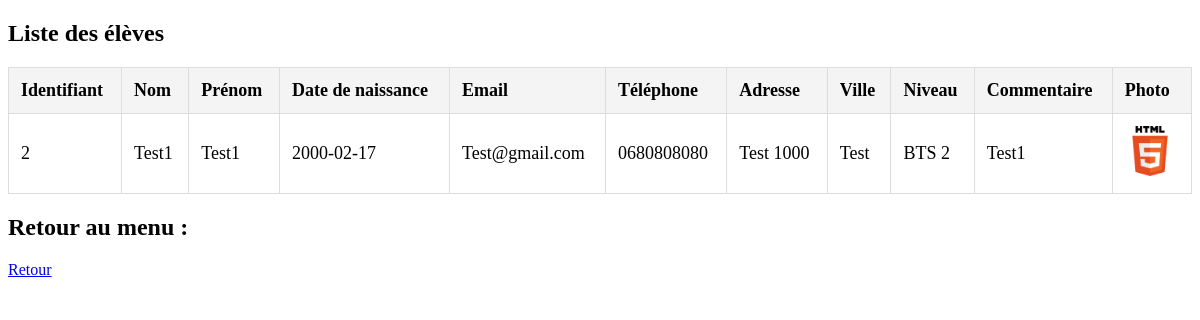
Page /Projet4PHP/affichage.php on the committed database.
### tables this page shows
CREATE TABLE IF NOT EXISTS `eleves` (
  `identifiant` int(11) NOT NULL AUTO_INCREMENT,
  `nom` varchar(50) NOT NULL,
  `prenom` varchar(50) NOT NULL,
  `date_naissance` date NOT NULL,
  `email` varchar(50) NOT NULL,
  `telephone` varchar(50) NOT NULL,
  `adresse` varchar(50) NOT NULL,
  `ville` varchar(50) NOT NULL,
  `niveau` varchar(50) NOT NULL,
  `commentaire` varchar(50) NOT NULL,
  `photo` varchar(100) NOT NULL,
  PRIMARY KEY (`identifiant`)
);

### Projet4PHP/affichage.php (the view, shortened to what this page needs)
<?php
include("connexion.php");
$sql = "SELECT * FROM eleves";
$result = mysqli_query($conn, $sql);
?>
<!DOCTYPE html>
<html lang="fr">
<head>
</head>
<body>
    <h2>Liste des élèves</h2>
    <table>
        <thead>
            <tr>
                <th>Identifiant</th>
                <th>Nom</th>
                <th>Prénom</th>
                <th>Date de naissance</th>
                <th>Email</th>
                <th>Téléphone</th>
                <th>Adresse</th>
                <th>Ville</th>
                <th>Niveau</th>
                <th>Commentaire</th>
                <th>Photo</th>
            </tr>
        </thead>
        <tbody>
            <?php
            if (mysqli_num_rows($result) > 0) {
                while ($row = mysqli_fetch_assoc($result)) {
                    echo "<tr>
                        <td>" . $row['identifiant'] . "</td>
                        <td>" . $row['nom'] . "</td>
                        <td>" . $row['prenom'] . "</td>
                        <td>" . $row['date_naissance'] . "</td>
                        <td>" . $row['email'] . "</td>
                        <td>" . $row['telephone'] . "</td>
                        <td>" . $row['adresse'] . "</td>
                        <td>" . $row['ville'] . "</td>
                        <td>" . $row['niveau'] . "</td>
                        <td>" . $row['commentaire'] . "</td>
                        <td><img src='Site_images/" . $row['photo'] . "' alt='photo'></td>
                    </tr>";
                }
            } else {
                echo "<tr><td colspan='11'>Aucun eleve trouve</td></tr>";
            }
            ?>
        </tbody>
    </table>
    <h2>Retour au menu :</h2>
    <a href="index.html">Retour</a>
</body>
</html>

### Projet4PHP/affichage.php (style rules this page uses)
table { width: 100%; border-collapse: collapse; margin: 20px 0; font-size: 18px; text-align: left; }
th, td { padding: 12px; border: 1px solid #ddd; }
th { background-color: #f4f4f4; }
img { width: 50px; height: 50px; object-fit: cover; border-radius: 5px; }

### rows in the picture
eleves: identifiant "2", nom "Test1", prenom "Test1", date_naissance "2000-02-17", email "Test@gmail.com", telephone "0680808080", adresse "Test 1000", ville "Test", niveau "BTS 2", commentaire "Test1", photo (picture)
